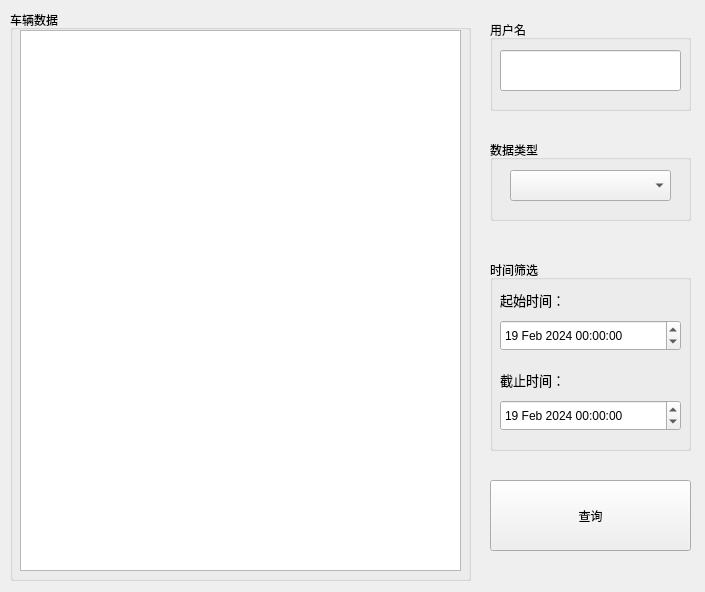
<?xml version="1.0" encoding="UTF-8"?>
<ui version="4.0">
 <class>Search</class>
 <widget class="QWidget" name="Search">
  <property name="geometry">
   <rect>
    <x>0</x>
    <y>0</y>
    <width>705</width>
    <height>592</height>
   </rect>
  </property>
  <property name="windowTitle">
   <string>Form</string>
  </property>
  <widget class="QGroupBox" name="groupBox">
   <property name="geometry">
    <rect>
     <x>10</x>
     <y>10</y>
     <width>461</width>
     <height>571</height>
    </rect>
   </property>
   <property name="title">
    <string>车辆数据</string>
   </property>
   <widget class="QTextEdit" name="CarDatatextEdit">
    <property name="geometry">
     <rect>
      <x>10</x>
      <y>20</y>
      <width>441</width>
      <height>541</height>
     </rect>
    </property>
    <property name="readOnly">
     <bool>true</bool>
    </property>
   </widget>
  </widget>
  <widget class="QGroupBox" name="groupBox_2">
   <property name="geometry">
    <rect>
     <x>490</x>
     <y>20</y>
     <width>201</width>
     <height>91</height>
    </rect>
   </property>
   <property name="title">
    <string>用户名</string>
   </property>
   <widget class="QLineEdit" name="UserNameEdit">
    <property name="geometry">
     <rect>
      <x>10</x>
      <y>30</y>
      <width>181</width>
      <height>41</height>
     </rect>
    </property>
   </widget>
  </widget>
  <widget class="QGroupBox" name="groupBox_3">
   <property name="geometry">
    <rect>
     <x>490</x>
     <y>140</y>
     <width>201</width>
     <height>81</height>
    </rect>
   </property>
   <property name="title">
    <string>数据类型</string>
   </property>
   <widget class="QComboBox" name="SensorcomboBox">
    <property name="geometry">
     <rect>
      <x>20</x>
      <y>30</y>
      <width>161</width>
      <height>31</height>
     </rect>
    </property>
   </widget>
  </widget>
  <widget class="QGroupBox" name="groupBox_4">
   <property name="geometry">
    <rect>
     <x>490</x>
     <y>260</y>
     <width>201</width>
     <height>191</height>
    </rect>
   </property>
   <property name="title">
    <string>时间筛选</string>
   </property>
   <widget class="QLabel" name="Beginlabel">
    <property name="geometry">
     <rect>
      <x>10</x>
      <y>30</y>
      <width>81</width>
      <height>21</height>
     </rect>
    </property>
    <property name="text">
     <string>&lt;html&gt;&lt;head/&gt;&lt;body&gt;&lt;p&gt;&lt;span style=&quot; font-size:10pt;&quot;&gt;起始时间：&lt;/span&gt;&lt;/p&gt;&lt;/body&gt;&lt;/html&gt;</string>
    </property>
   </widget>
   <widget class="QDateTimeEdit" name="BeginTimeEdit">
    <property name="geometry">
     <rect>
      <x>10</x>
      <y>60</y>
      <width>181</width>
      <height>31</height>
     </rect>
    </property>
    <property name="dateTime">
     <datetime>
      <hour>0</hour>
      <minute>0</minute>
      <second>0</second>
      <year>2024</year>
      <month>2</month>
      <day>19</day>
     </datetime>
    </property>
   </widget>
   <widget class="QDateTimeEdit" name="EndTimeEdit">
    <property name="geometry">
     <rect>
      <x>10</x>
      <y>140</y>
      <width>181</width>
      <height>31</height>
     </rect>
    </property>
    <property name="dateTime">
     <datetime>
      <hour>0</hour>
      <minute>0</minute>
      <second>0</second>
      <year>2024</year>
      <month>2</month>
      <day>19</day>
     </datetime>
    </property>
   </widget>
   <widget class="QLabel" name="Endlabel">
    <property name="geometry">
     <rect>
      <x>10</x>
      <y>110</y>
      <width>81</width>
      <height>21</height>
     </rect>
    </property>
    <property name="text">
     <string>&lt;html&gt;&lt;head/&gt;&lt;body&gt;&lt;p&gt;&lt;span style=&quot; font-size:10pt;&quot;&gt;截止时间：&lt;/span&gt;&lt;/p&gt;&lt;/body&gt;&lt;/html&gt;</string>
    </property>
   </widget>
  </widget>
  <widget class="QPushButton" name="SearchButton">
   <property name="geometry">
    <rect>
     <x>490</x>
     <y>480</y>
     <width>201</width>
     <height>71</height>
    </rect>
   </property>
   <property name="text">
    <string>查询</string>
   </property>
  </widget>
 </widget>
 <resources/>
 <connections/>
</ui>
